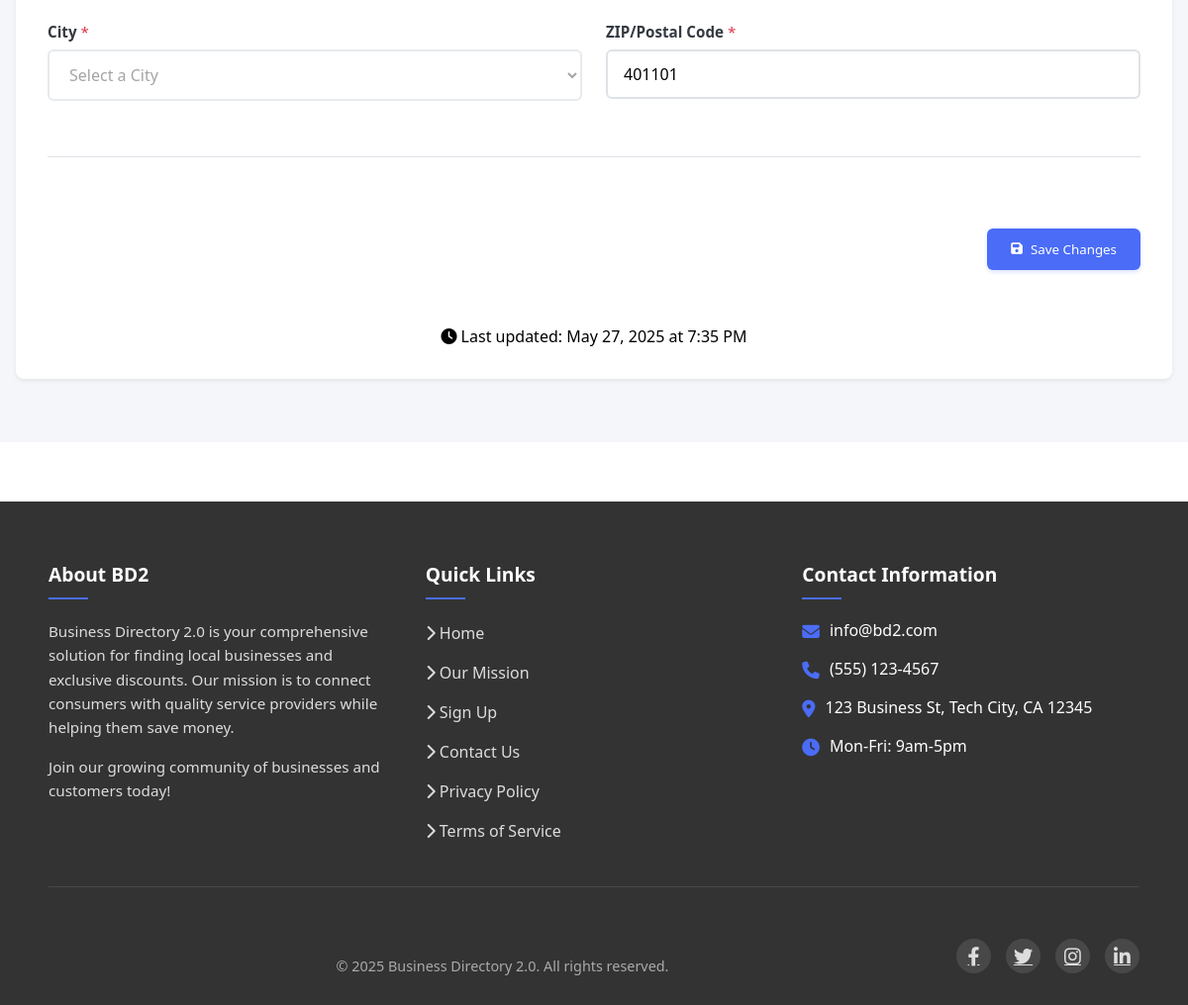
/handyman/dashboard/ (signed in, lower part), run on an earlier commit of the app's database.
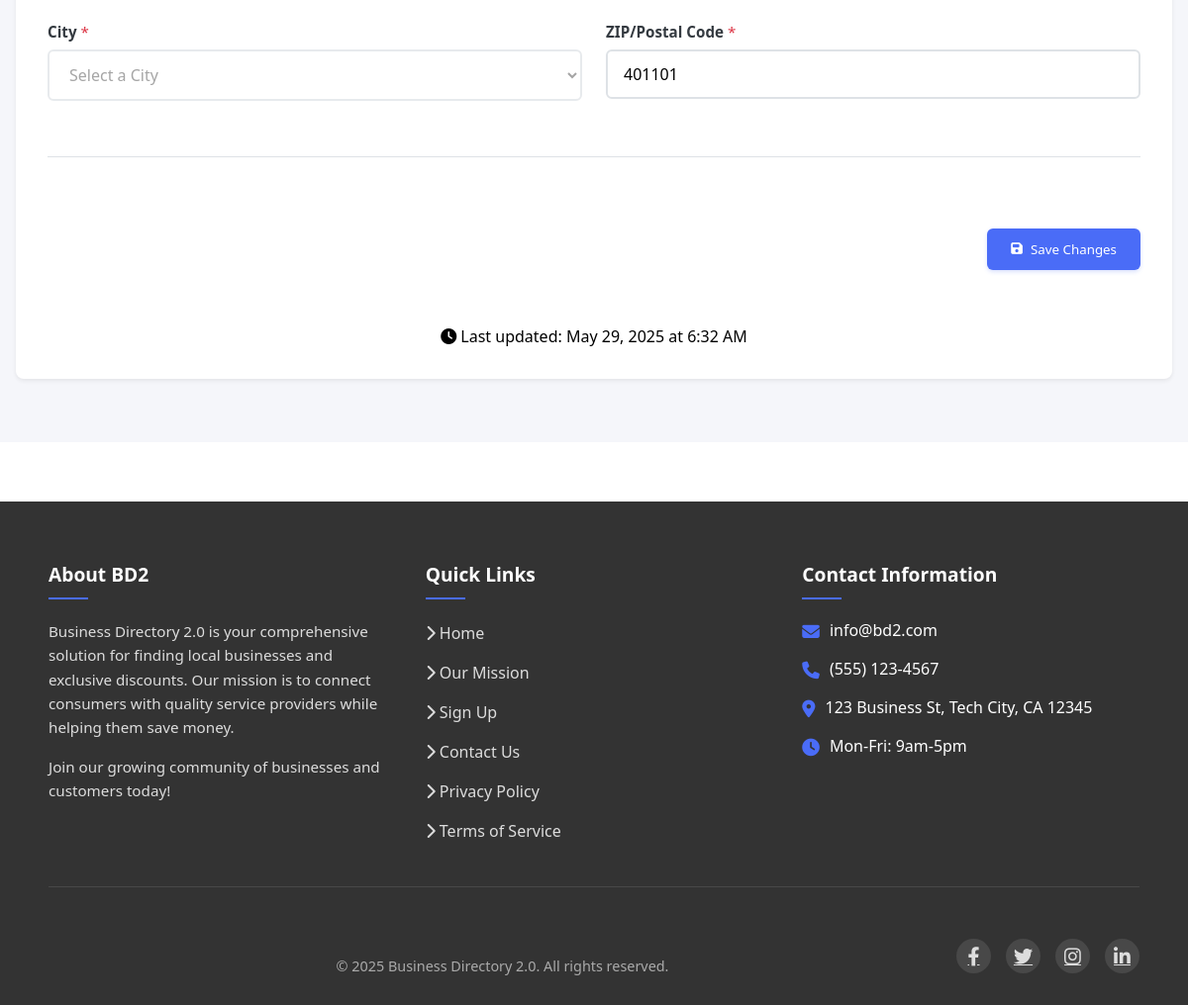
And on a later commit of the database.
### users/models.py (models this page shows, shortened)
class User(AbstractUser, TimeStampedModel):
    username = None
    email = models.EmailField(_('email address'), unique=True)
    phone_number = models.CharField(max_length=15, blank=True, null=True)
    profile_picture = models.ImageField(upload_to='profile_pictures/', blank=True, null=True)
    address = models.ForeignKey(Address, on_delete=models.SET_NULL, null=True, blank=True)
    user_type = models.CharField(max_length=10, choices=UserType.choices, default=UserType.REQUESTOR)
    business_name = models.CharField(max_length=255, blank=True, null=True)
    website = models.URLField(blank=True, null=True)
    business_card_front = models.ImageField(upload_to='business_cards/', blank=True, null=True)
    business_card_back = models.ImageField(upload_to='business_cards/', blank=True, null=True)
    has_blank_card_back = models.BooleanField(default=False)
    service_description = models.TextField(blank=True, null=True)
    login_token = models.CharField(max_length=100, blank=True, null=True)
    token_expiry = models.DateTimeField(blank=True, null=True)
    groups = models.ManyToManyField(
        'auth.Group',
        verbose_name=_('groups'),
        blank=True,
        help_text=_(
            'The groups this user belongs to. A user will get all permissions '
            'granted to each of their groups.'
        ),
        related_name='custom_user_set',
        related_query_name='user',
    )
    user_permissions = models.ManyToManyField(
        'auth.Permission',
        verbose_name=_('user permissions'),
        blank=True,
        help_text=_('Specific permissions for this user.'),
        related_name='custom_user_set',
        related_query_name='user',
    )
    USERNAME_FIELD = 'email'
    REQUIRED_FIELDS = []
    objects = UserManager()

### core/models.py (models this page shows, shortened)
class TimeStampedModel(models.Model):
    created_at = models.DateTimeField(auto_now_add=True)
    updated_at = models.DateTimeField(auto_now=True)
    is_active = models.BooleanField(default=True)
    class Meta:
        abstract = True

class Address(TimeStampedModel):
    street = models.CharField(max_length=255)
    city = models.CharField(max_length=100)
    state = models.CharField(max_length=100)
    postal_code = models.CharField(max_length=20)
    country = models.CharField(max_length=100, default="United States")
    latitude = models.DecimalField(max_digits=9, decimal_places=6, null=True, blank=True)
    longitude = models.DecimalField(max_digits=9, decimal_places=6, null=True, blank=True)
    class Meta:
        verbose_name_plural = "Addresses"

### handyman/views.py (the view, shortened to what this page needs)
# urls.py: path('dashboard/', views.dashboard, name='handyman_dashboard'),
@login_required
def dashboard(request):
    user = request.user
    if user.login_token and user.is_token_valid():
        user.clear_token()
    if user.user_type != UserType.HANDYMAN:
        messages.error(request, "Your account is not registered as a handyman. Please contact support.")
        return redirect('login')
    cache_key = f'handyman_dashboard_{user.id}'
    cached_data = cache.get(cache_key)
    if cached_data:
        return render(request, 'handyman/handyman_dashboard.html', cached_data)
    try:
        handyman = Handyman.objects.select_related('user').get(user=user)
    except Handyman.DoesNotExist:
        messages.info(request, "Please complete your handyman profile setup.")
        return redirect('handyman_setup')
    today = timezone.now().date()
    active_promotions = HandymanPromotion.objects.filter(
        handyman=handyman,
        is_active=True,
        start_date__lte=today,
        end_date__gte=today
    ).select_related('service').order_by('-created_at')
    profile_views = 0  # This would be implemented with a tracking system
    promotional_matches = 0
    notifications_sent = 0
    website_clicks = 0
    handyman_services = HandymanService.objects.filter(
        handyman=handyman
    ).select_related('service')
    services_data = []
    all_promotions = HandymanPromotion.objects.filter(
        handyman=handyman
    ).select_related('service').order_by('-created_at')
    promotions_data = []
    recent_jobs = HandymanJob.objects.filter(
        handyman=handyman
    ).select_related('service', 'client', 'address').order_by('-created_at')[:5]
    jobs_data = []
    address = user.address
    address_number = ""
    address_street = ""
    if address and address.street:
        address_parts = address.street.split(' ', 1)
        if len(address_parts) > 1:
            address_number = address_parts[0]
            address_street = address_parts[1]
        else:
            address_street = address.street
    categories = list(Category.objects.filter(is_active=True).order_by('name'))
    formatted_categories = []
    for category in categories:
        formatted_categories.append({
            'id': category.id,
            'name': category.name,
        })
    services = cache.get('all_handyman_services')
    if not services:
        services = list(Service.objects.all())
        cache.set('all_handyman_services', services, 60 * 60)
    states = cache.get('us_states')
    if not states:
        states = [
            "AL", "AK", "AZ", "AR", "CA", "CO", "CT", "DE", "FL", "GA",
            "HI", "ID", "IL", "IN", "IA", "KS", "KY", "LA", "ME", "MD",
            "MA", "MI", "MN", "MS", "MO", "MT", "NE", "NV", "NH", "NJ",
            "NM", "NY", "NC", "ND", "OH", "OK", "OR", "PA", "RI", "SC",
            "SD", "TN", "TX", "UT", "VT", "VA", "WA", "WV", "WI", "WY"
        ]
        cache.set('us_states', states, 60 * 60 * 24)  # Cache for 24 hours
    context = {
        'handyman': handyman,
        'profile_views': profile_views,
        'promotional_matches': promotional_matches,
        'notifications_sent': notifications_sent,
        'website_clicks': website_clicks,
        'services': services_data,
        'promotions': promotions_data,
        'jobs': jobs_data,
        'address_number': address_number,
        'address_street': address_street,
        'all_categories': formatted_categories,
        'all_services': services,
        'states': states,
        'has_active_promotion': active_promotions.exists(),
        'active_promotion': active_promotions.first() if active_promotions.exists() else None,
        'service_description': handyman.detailed_services_description or handyman.bio
    }
    cache.set(cache_key, context, 60 * 5)
    return render(request, 'handyman/handyman_dashboard.html', context)

### handyman/templates/handyman/handyman_dashboard.html (shortened to what this page needs)
{% extends "base.html" %}
{% load static %}
{% block extra_css %}
<link rel="stylesheet" href="{% static 'css/handyman_dashboard.css' %}">
{% endblock %}
{% block content %}
<main class="handyman-dashboard">
  <section class="dashboard-content active" id="personal-section" role="tabpanel" aria-labelledby="personal-tab">
    {% include "handyman/handyman_dashboard_personal.html" %}
  </section>
</main>
{% endblock %}

### handyman/templates/handyman/handyman_dashboard_personal.html (shortened to what this page needs)
{% load static %}
<form class="personal-form" action="{% url 'handyman_update_profile' %}" method="post" enctype="multipart/form-data" id="personal-form">
  <div class="form-section">
    <div class="form-row">
    </div>
    <div class="form-row">
      <div class="form-group">
        <label for="city">City <span class="required">*</span></label>
        <select id="city" name="city" data-current="{{ user.address.city|default:'' }}" disabled required>
          <option value="">Select a City</option>
        </select>
      </div>
      <div class="form-group">
        <label for="zip">ZIP/Postal Code <span class="required">*</span></label>
        <input type="text" id="zip" name="zip" value="{{ user.address.postal_code|default:'' }}" placeholder="12345" required>
      </div>
    </div>
  </div>
  <div class="form-actions">
    <button type="submit" class="primary-button" id="submit-button">
      <i class="fas fa-save"></i> Save Changes
    </button>
  </div>
  <div class="last-updated text-center mt-2">
    <i class="fas fa-clock"></i> Last updated:
    <span id="last-updated-timestamp">
      {% if user.updated_at %}
        {{ user.updated_at|date:"F j, Y \a\t g:i A" }}
      {% else %}
        Never
      {% endif %}
    </span>
  </div>
</form>

What changed in the data, as far as the page shows it:
changed User "Select a City": updated_at "May 27, 2025 at 7:35 PM" → "May 29, 2025 at 6:32 AM"
